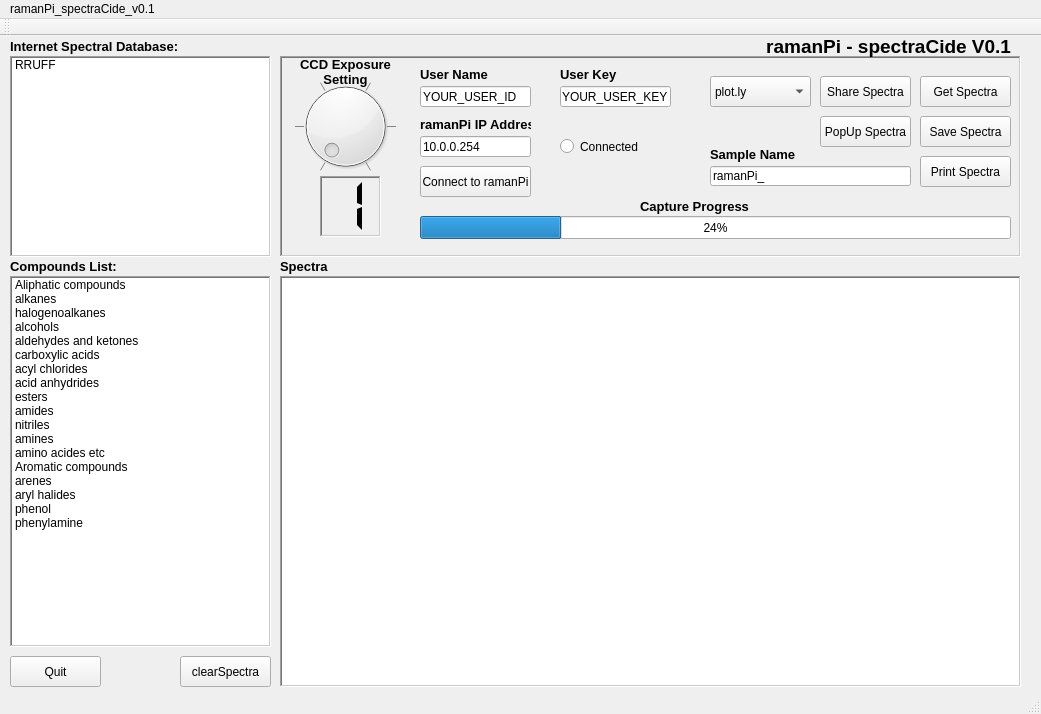
<?xml version="1.0" encoding="UTF-8"?>
<ui version="4.0">
 <class>MainWindow</class>
 <widget class="QMainWindow" name="MainWindow">
  <property name="geometry">
   <rect>
    <x>0</x>
    <y>0</y>
    <width>1041</width>
    <height>714</height>
   </rect>
  </property>
  <property name="windowTitle">
   <string>MainWindow</string>
  </property>
  <widget class="QWidget" name="centralWidget">
   <widget class="QLabel" name="label">
    <property name="geometry">
     <rect>
      <x>10</x>
      <y>0</y>
      <width>251</width>
      <height>21</height>
     </rect>
    </property>
    <property name="font">
     <font>
      <pointsize>10</pointsize>
      <weight>75</weight>
      <bold>true</bold>
     </font>
    </property>
    <property name="text">
     <string>Internet Spectral Database:</string>
    </property>
   </widget>
   <widget class="QLabel" name="label_2">
    <property name="geometry">
     <rect>
      <x>10</x>
      <y>220</y>
      <width>251</width>
      <height>21</height>
     </rect>
    </property>
    <property name="font">
     <font>
      <pointsize>10</pointsize>
      <weight>75</weight>
      <bold>true</bold>
     </font>
    </property>
    <property name="text">
     <string>Compounds List:</string>
    </property>
   </widget>
   <widget class="QLabel" name="label_3">
    <property name="geometry">
     <rect>
      <x>280</x>
      <y>220</y>
      <width>221</width>
      <height>20</height>
     </rect>
    </property>
    <property name="font">
     <font>
      <pointsize>10</pointsize>
      <weight>75</weight>
      <bold>true</bold>
     </font>
    </property>
    <property name="text">
     <string>Spectra</string>
    </property>
   </widget>
   <widget class="QLabel" name="label_7">
    <property name="geometry">
     <rect>
      <x>710</x>
      <y>0</y>
      <width>301</width>
      <height>21</height>
     </rect>
    </property>
    <property name="font">
     <font>
      <pointsize>14</pointsize>
      <weight>75</weight>
      <bold>true</bold>
     </font>
    </property>
    <property name="text">
     <string>ramanPi - spectraCide V0.1</string>
    </property>
    <property name="alignment">
     <set>Qt::AlignRight|Qt::AlignTrailing|Qt::AlignVCenter</set>
    </property>
   </widget>
   <widget class="QListWidget" name="compoundList">
    <property name="geometry">
     <rect>
      <x>10</x>
      <y>240</y>
      <width>261</width>
      <height>371</height>
     </rect>
    </property>
    <property name="frameShape">
     <enum>QFrame::WinPanel</enum>
    </property>
    <item>
     <property name="text">
      <string>Aliphatic compounds</string>
     </property>
    </item>
    <item>
     <property name="text">
      <string>alkanes</string>
     </property>
    </item>
    <item>
     <property name="text">
      <string>halogenoalkanes</string>
     </property>
    </item>
    <item>
     <property name="text">
      <string>alcohols</string>
     </property>
    </item>
    <item>
     <property name="text">
      <string>aldehydes and ketones</string>
     </property>
    </item>
    <item>
     <property name="text">
      <string>carboxylic acids</string>
     </property>
    </item>
    <item>
     <property name="text">
      <string>acyl chlorides</string>
     </property>
    </item>
    <item>
     <property name="text">
      <string>acid anhydrides</string>
     </property>
    </item>
    <item>
     <property name="text">
      <string>esters</string>
     </property>
    </item>
    <item>
     <property name="text">
      <string>amides</string>
     </property>
    </item>
    <item>
     <property name="text">
      <string>nitriles</string>
     </property>
    </item>
    <item>
     <property name="text">
      <string>amines</string>
     </property>
    </item>
    <item>
     <property name="text">
      <string>amino acides etc</string>
     </property>
    </item>
    <item>
     <property name="text">
      <string>Aromatic compounds</string>
     </property>
    </item>
    <item>
     <property name="text">
      <string>arenes</string>
     </property>
    </item>
    <item>
     <property name="text">
      <string>aryl halides</string>
     </property>
    </item>
    <item>
     <property name="text">
      <string>phenol</string>
     </property>
    </item>
    <item>
     <property name="text">
      <string>phenylamine</string>
     </property>
    </item>
   </widget>
   <widget class="QListWidget" name="internetSpectralDatabaseList">
    <property name="geometry">
     <rect>
      <x>10</x>
      <y>20</y>
      <width>261</width>
      <height>201</height>
     </rect>
    </property>
    <property name="frameShape">
     <enum>QFrame::WinPanel</enum>
    </property>
    <item>
     <property name="text">
      <string>RRUFF </string>
     </property>
    </item>
   </widget>
   <widget class="QGraphicsView" name="spectralView">
    <property name="geometry">
     <rect>
      <x>280</x>
      <y>240</y>
      <width>741</width>
      <height>411</height>
     </rect>
    </property>
    <property name="frameShape">
     <enum>QFrame::WinPanel</enum>
    </property>
   </widget>
   <widget class="QPushButton" name="quit_btn">
    <property name="geometry">
     <rect>
      <x>10</x>
      <y>620</y>
      <width>91</width>
      <height>31</height>
     </rect>
    </property>
    <property name="text">
     <string>Quit</string>
    </property>
   </widget>
   <widget class="QFrame" name="frame">
    <property name="geometry">
     <rect>
      <x>280</x>
      <y>20</y>
      <width>741</width>
      <height>201</height>
     </rect>
    </property>
    <property name="frameShape">
     <enum>QFrame::WinPanel</enum>
    </property>
    <property name="frameShadow">
     <enum>QFrame::Sunken</enum>
    </property>
    <widget class="QDial" name="exposureDial">
     <property name="geometry">
      <rect>
       <x>10</x>
       <y>20</y>
       <width>111</width>
       <height>101</height>
      </rect>
     </property>
     <property name="minimum">
      <number>1</number>
     </property>
     <property name="maximum">
      <number>6</number>
     </property>
     <property name="pageStep">
      <number>1</number>
     </property>
     <property name="notchesVisible">
      <bool>true</bool>
     </property>
    </widget>
    <widget class="QLineEdit" name="sampleName_box">
     <property name="geometry">
      <rect>
       <x>430</x>
       <y>110</y>
       <width>201</width>
       <height>20</height>
      </rect>
     </property>
     <property name="text">
      <string>ramanPi_</string>
     </property>
     <property name="maxLength">
      <number>128</number>
     </property>
    </widget>
    <widget class="QProgressBar" name="captureProgress">
     <property name="geometry">
      <rect>
       <x>140</x>
       <y>160</y>
       <width>591</width>
       <height>23</height>
      </rect>
     </property>
     <property name="autoFillBackground">
      <bool>true</bool>
     </property>
     <property name="value">
      <number>24</number>
     </property>
    </widget>
    <widget class="QLabel" name="label_9">
     <property name="geometry">
      <rect>
       <x>280</x>
       <y>10</y>
       <width>111</width>
       <height>16</height>
      </rect>
     </property>
     <property name="font">
      <font>
       <pointsize>10</pointsize>
       <weight>75</weight>
       <bold>true</bold>
      </font>
     </property>
     <property name="text">
      <string>User Key</string>
     </property>
    </widget>
    <widget class="QPushButton" name="getSpectra_btn">
     <property name="geometry">
      <rect>
       <x>640</x>
       <y>20</y>
       <width>91</width>
       <height>31</height>
      </rect>
     </property>
     <property name="text">
      <string>Get Spectra</string>
     </property>
    </widget>
    <widget class="QLineEdit" name="userName_box">
     <property name="geometry">
      <rect>
       <x>140</x>
       <y>30</y>
       <width>111</width>
       <height>21</height>
      </rect>
     </property>
     <property name="text">
      <string>YOUR_USER_ID</string>
     </property>
     <property name="maxLength">
      <number>50</number>
     </property>
    </widget>
    <widget class="QLineEdit" name="userKey_box">
     <property name="geometry">
      <rect>
       <x>280</x>
       <y>30</y>
       <width>111</width>
       <height>21</height>
      </rect>
     </property>
     <property name="text">
      <string>YOUR_USER_KEY</string>
     </property>
     <property name="maxLength">
      <number>25</number>
     </property>
    </widget>
    <widget class="QPushButton" name="popUpSpectra_btn">
     <property name="geometry">
      <rect>
       <x>540</x>
       <y>60</y>
       <width>91</width>
       <height>31</height>
      </rect>
     </property>
     <property name="text">
      <string>PopUp Spectra</string>
     </property>
    </widget>
    <widget class="QLCDNumber" name="exposureLCD">
     <property name="geometry">
      <rect>
       <x>40</x>
       <y>120</y>
       <width>61</width>
       <height>61</height>
      </rect>
     </property>
     <property name="font">
      <font>
       <weight>50</weight>
       <bold>false</bold>
      </font>
     </property>
     <property name="frameShape">
      <enum>QFrame::WinPanel</enum>
     </property>
     <property name="frameShadow">
      <enum>QFrame::Sunken</enum>
     </property>
     <property name="digitCount">
      <number>1</number>
     </property>
     <property name="segmentStyle">
      <enum>QLCDNumber::Flat</enum>
     </property>
     <property name="value" stdset="0">
      <double>1.000000000000000</double>
     </property>
     <property name="intValue" stdset="0">
      <number>1</number>
     </property>
    </widget>
    <widget class="QPushButton" name="postSpectra_btn">
     <property name="geometry">
      <rect>
       <x>540</x>
       <y>20</y>
       <width>91</width>
       <height>31</height>
      </rect>
     </property>
     <property name="text">
      <string>Share Spectra</string>
     </property>
    </widget>
    <widget class="QComboBox" name="postSite_combo">
     <property name="geometry">
      <rect>
       <x>430</x>
       <y>20</y>
       <width>101</width>
       <height>31</height>
      </rect>
     </property>
     <item>
      <property name="text">
       <string>plot.ly</string>
      </property>
     </item>
     <item>
      <property name="text">
       <string>phant</string>
      </property>
     </item>
    </widget>
    <widget class="QLabel" name="label_8">
     <property name="geometry">
      <rect>
       <x>140</x>
       <y>10</y>
       <width>111</width>
       <height>16</height>
      </rect>
     </property>
     <property name="font">
      <font>
       <pointsize>10</pointsize>
       <weight>75</weight>
       <bold>true</bold>
      </font>
     </property>
     <property name="text">
      <string>User Name</string>
     </property>
    </widget>
    <widget class="QLabel" name="label_4">
     <property name="geometry">
      <rect>
       <x>10</x>
       <y>0</y>
       <width>111</width>
       <height>31</height>
      </rect>
     </property>
     <property name="font">
      <font>
       <pointsize>10</pointsize>
       <weight>75</weight>
       <bold>true</bold>
      </font>
     </property>
     <property name="text">
      <string>CCD Exposure Setting</string>
     </property>
     <property name="alignment">
      <set>Qt::AlignCenter</set>
     </property>
     <property name="wordWrap">
      <bool>true</bool>
     </property>
    </widget>
    <widget class="QPushButton" name="printSpectra_btn">
     <property name="geometry">
      <rect>
       <x>640</x>
       <y>100</y>
       <width>91</width>
       <height>31</height>
      </rect>
     </property>
     <property name="text">
      <string>Print Spectra</string>
     </property>
    </widget>
    <widget class="QPushButton" name="saveSpectra_btn">
     <property name="geometry">
      <rect>
       <x>640</x>
       <y>60</y>
       <width>91</width>
       <height>31</height>
      </rect>
     </property>
     <property name="text">
      <string>Save Spectra</string>
     </property>
    </widget>
    <widget class="QLabel" name="label_6">
     <property name="geometry">
      <rect>
       <x>430</x>
       <y>90</y>
       <width>111</width>
       <height>16</height>
      </rect>
     </property>
     <property name="font">
      <font>
       <pointsize>10</pointsize>
       <weight>75</weight>
       <bold>true</bold>
      </font>
     </property>
     <property name="text">
      <string>Sample Name</string>
     </property>
    </widget>
    <widget class="QLabel" name="label_5">
     <property name="geometry">
      <rect>
       <x>360</x>
       <y>140</y>
       <width>161</width>
       <height>20</height>
      </rect>
     </property>
     <property name="font">
      <font>
       <pointsize>10</pointsize>
       <weight>75</weight>
       <bold>true</bold>
      </font>
     </property>
     <property name="text">
      <string>Capture Progress</string>
     </property>
    </widget>
    <widget class="QLabel" name="label_10">
     <property name="geometry">
      <rect>
       <x>140</x>
       <y>60</y>
       <width>111</width>
       <height>16</height>
      </rect>
     </property>
     <property name="font">
      <font>
       <pointsize>10</pointsize>
       <weight>75</weight>
       <bold>true</bold>
      </font>
     </property>
     <property name="text">
      <string>ramanPi IP Address</string>
     </property>
    </widget>
    <widget class="QLineEdit" name="lineEdit">
     <property name="geometry">
      <rect>
       <x>140</x>
       <y>80</y>
       <width>111</width>
       <height>21</height>
      </rect>
     </property>
     <property name="text">
      <string>10.0.0.254</string>
     </property>
    </widget>
    <widget class="QPushButton" name="connect_btn">
     <property name="geometry">
      <rect>
       <x>140</x>
       <y>110</y>
       <width>111</width>
       <height>31</height>
      </rect>
     </property>
     <property name="text">
      <string>Connect to ramanPi</string>
     </property>
    </widget>
    <widget class="QRadioButton" name="connected_ind">
     <property name="enabled">
      <bool>true</bool>
     </property>
     <property name="geometry">
      <rect>
       <x>280</x>
       <y>80</y>
       <width>111</width>
       <height>21</height>
      </rect>
     </property>
     <property name="text">
      <string>Connected</string>
     </property>
     <property name="checkable">
      <bool>false</bool>
     </property>
    </widget>
   </widget>
   <widget class="QPushButton" name="clearSpectra_btn">
    <property name="geometry">
     <rect>
      <x>180</x>
      <y>620</y>
      <width>91</width>
      <height>31</height>
     </rect>
    </property>
    <property name="text">
     <string>clearSpectra</string>
    </property>
   </widget>
   <zorder>frame</zorder>
   <zorder>label</zorder>
   <zorder>label_2</zorder>
   <zorder>label_3</zorder>
   <zorder>label_7</zorder>
   <zorder>compoundList</zorder>
   <zorder>internetSpectralDatabaseList</zorder>
   <zorder>spectralView</zorder>
   <zorder>quit_btn</zorder>
   <zorder>clearSpectra_btn</zorder>
  </widget>
  <widget class="QMenuBar" name="menuBar">
   <property name="geometry">
    <rect>
     <x>0</x>
     <y>0</y>
     <width>1041</width>
     <height>19</height>
    </rect>
   </property>
   <widget class="QMenu" name="menuRamanPi_spectraCide_v0_1">
    <property name="title">
     <string>ramanPi_spectraCide_v0.1</string>
    </property>
    <addaction name="actionQuit"/>
   </widget>
   <addaction name="menuRamanPi_spectraCide_v0_1"/>
  </widget>
  <widget class="QToolBar" name="mainToolBar">
   <attribute name="toolBarArea">
    <enum>TopToolBarArea</enum>
   </attribute>
   <attribute name="toolBarBreak">
    <bool>false</bool>
   </attribute>
  </widget>
  <widget class="QStatusBar" name="statusBar"/>
  <action name="actionQuit">
   <property name="text">
    <string>Quit</string>
   </property>
  </action>
 </widget>
 <layoutdefault spacing="6" margin="11"/>
 <resources/>
 <connections>
  <connection>
   <sender>exposureDial</sender>
   <signal>valueChanged(int)</signal>
   <receiver>exposureLCD</receiver>
   <slot>display(int)</slot>
   <hints>
    <hint type="sourcelabel">
     <x>345</x>
     <y>112</y>
    </hint>
    <hint type="destinationlabel">
     <x>350</x>
     <y>212</y>
    </hint>
   </hints>
  </connection>
 </connections>
</ui>
